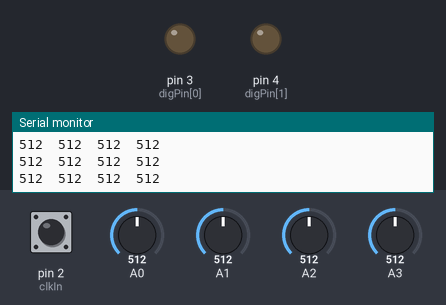
Bench run of a sketch on a simulated Arduino Nano, built with avr-gcc and run on an emulated ATmega328P. On the bench: output pins drawn as LEDs (lit = HIGH), the last lines printed to the serial monitor. Dashed ring = blinking. The test bench sets the inputs (shaded band); at power-on: A0 = 512, pin 2 (clkIn) HIGH, A1 = 512, A2 = 512, A3 = 512.

Above: at 1.2 s.
1.3 s: A0 set to 111
4.3 s: A0 set to 88
5.8 s: pin 2 (clkIn) pulsed LOW 5 times (0.12 s each, 0.3 s apart)
At 6.7 s:
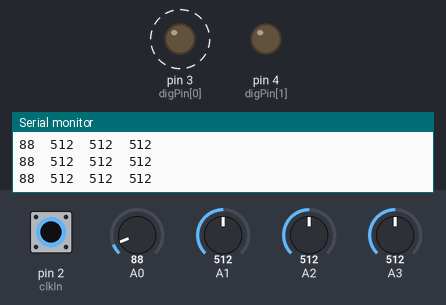
8.8 s: A1 set to 106
10.3 s: A1 set to 95
13.3 s: pin 2 (clkIn) pulsed LOW 2 times (0.12 s each, 0.3 s apart)
At 14.1 s:
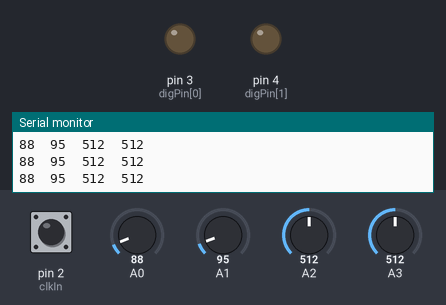
Timing chart, 0 to 16.3 s (numbered marks = the images above; inputs shaded):
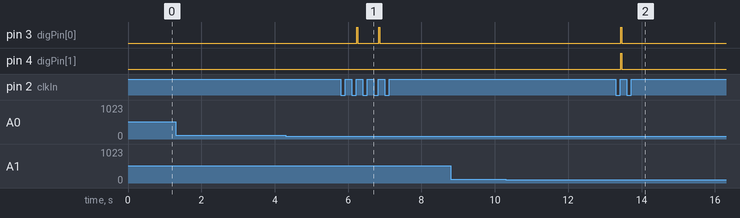

Measured:
- after the input at 5.8 s, pin 3 (digPin[0]): alternates HIGH for 0.03 s and LOW for 0.57 s, 4 changes in all, then stays LOW, starting after 0.43 s
- after the input at 13.3 s, pin 3 (digPin[0]), pin 4 (digPin[1]): LOW → HIGH after 0.13 s, → LOW 0.03 s later

The sketch:

AC01_Clock_Divider_mod_2_Clocks.ino
```cpp
//  ============================================================
//
//  Program: ArdCore Clock Divider
//
//  Description: A template application for the Arduino Nano
//               based on code from 20 Objects AC01.
//               Given an incoming clock, print out 2 divisions.

//  Created:  30 August 2018  by Thopa
//
//  I/O Usage:
//    Knob 1: Clock divider for digital out 1, prints to window
//    Knob 2: Clock divider for digital out 2, prints to window

//    Digital Out 1: Divided clock display/trigger
//    Digital Out 2: Divided clock display/trigger
//    Clock In: External clock input

//  ============================================================
//
//  License:
//
//  This software is licensed under the Creative Commons
//  "Attribution-NonCommercial license. This license allows you
//  to tweak and build upon the code for non-commercial purposes,
//  without the requirement to license derivative works on the
//  same terms. If you wish to use this (or derived) work for
//  commercial work, please contact 20 Objects LLC at our website
//  (www.20objects.com).
//
//  For more information on the Creative Commons CC BY-NC license,
//  visit http://creativecommons.org/licenses/

//  ================= start of global section ==================

//  constants related to the Arduino Nano pin use
const int clkIn = 2;           // the digital (clock) input
const int digPin[2] = {3, 4};  // the digital output pins
const int trigTime = 25;       // 25 ms trigger timing


//  variables for interrupt handling of the clock input
volatile int clkState = LOW;
int clkDivide1 = 0;
int clkDivide2 = 0;

//  variables used to control the current DIO output states
int digState[2] = {LOW, LOW};        // start with both set low
unsigned long digMilli[2] = {0, 0};  // a place to store millis()

//  ==================== start of setup() ======================

//  This setup routine should be used in any ArdCore sketch that
//  you choose to write; it sets up the pin usage, and sets up
//  initial state. Failure to properly set up the pin usage may
//  lead to damaging the Arduino hardware, or at the very least
//  cause your program to be unstable.

void setup()
{

  // if you need to send data back to your computer, you need
  // to open the serial device. Otherwise, comment this line out.
  Serial.begin(9600);

  // set up the digital (clock) input
  pinMode(clkIn, INPUT);

  // set up the digital outputs
  for (int i = 0; i < 2; i++) {
    pinMode(digPin[i], OUTPUT);
    digitalWrite(digPin[i], LOW);
  }

  // set up an interrupt handler for the clock in. If you
  // aren't going to use clock input, you should probably
  // comment out this call.
  // Note: Interrupt 0 is for pin 2 (clkIn)
  attachInterrupt(0, isr, RISING);
}


void loop()
{
  // check to see if the clock as been set
  if (clkState == HIGH) {
    clkState = LOW;

    clkDivide1++;
    if (clkDivide1 > (analogRead(0) >> 6)) {
      clkDivide1 = 0;
      digState[0] = HIGH;
      digMilli[0] = millis();
      digitalWrite(digPin[0], HIGH);
    }

    clkDivide2++;
    if (clkDivide2 > (analogRead(1) >> 6)) {
      clkDivide2 = 0;
      digState[1] = HIGH;
      digMilli[1] = millis();
      digitalWrite(digPin[1], HIGH);
    }
  }


  // do we have to turn off any of the digital outputs?
  for (int i = 0; i < 2; i++) {
    if ((digState[i] == HIGH) && (millis() - digMilli[i] > trigTime)) {
      digState[i] = LOW;
      digitalWrite(digPin[i], LOW);
    }
  }

  // print the analog input values
  Serial.print(analogRead(0));   // print the A2 input
  Serial.print('\t');            // print a tab character
  Serial.print(analogRead(1));   // print the A2 input
  Serial.print('\t');            // print a tab character
  Serial.print(analogRead(2));   // print the A2 input
  Serial.print('\t');            // print a tab character
  Serial.print(analogRead(3));   // print the A3 input
  Serial.println();              // line feed
}


//  =================== convenience routines ===================

//  These routines are some things you will need to use for
//  various functions of the hardware. Explanations are provided
//  to help you know when to use them.

//  isr() - quickly handle interrupts from the clock input
//  ------------------------------------------------------
void isr()
{
  // Note: you don't want to spend a lot of time here, because
  // it interrupts the activity of the rest of your program.
  // In most cases, you just want to set a variable and get
  // out.
  clkState = HIGH;
}


//  deJitter(int, int) - smooth jitter input
//  ----------------------------------------
int deJitter(int v, int test)
{
  // this routine just make sure we have a significant value
  // change before we bother implementing it. This is useful
  // for cleaning up jittery analog inputs.
  if (abs(v - test) > 8) {
    return v;
  }
  return test;
}


//  ===================== end of program =======================
```
